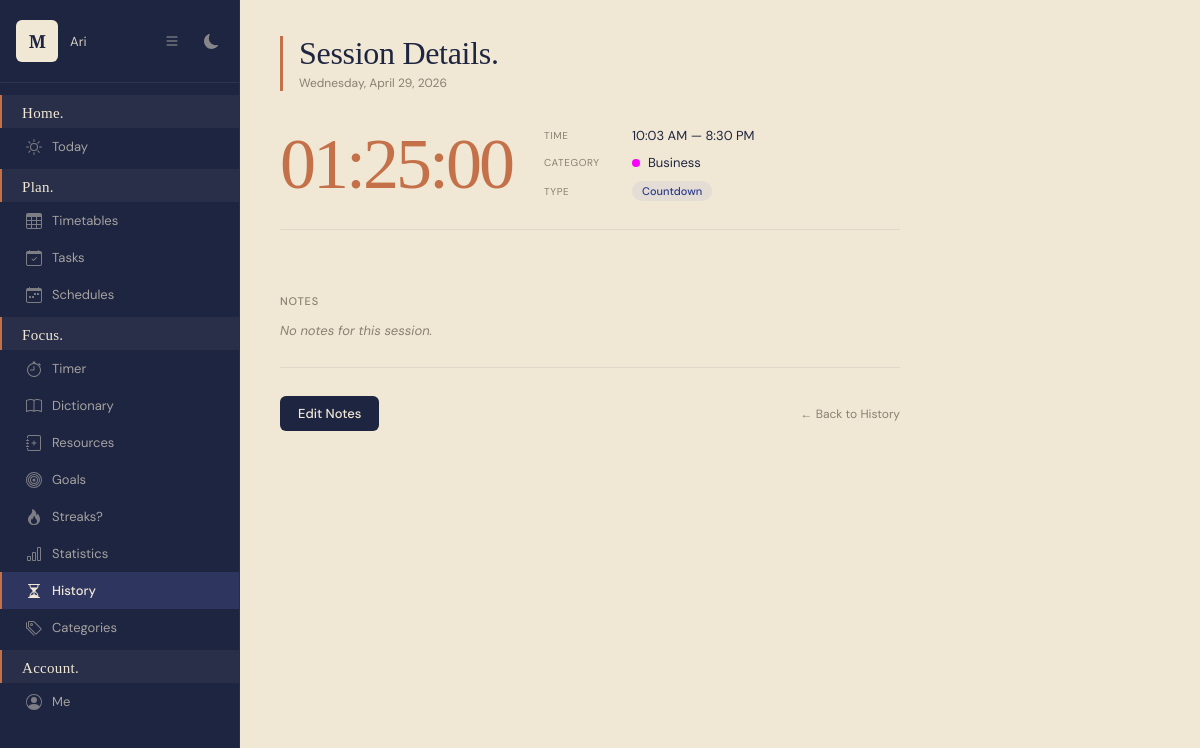
Screenshot of /study/session/60/ (signed in) with the database file from the repository.
### planner/models.py (models this page shows, shortened)
class StudySession(models.Model):
    SESSION_TAG_CHOICES = [
        ('productive', 'Productive'),
        ('struggled', 'Struggled'),
        ('review', 'Review'),
        ('learning', 'Learning New Material'),
        ('distracted', 'Distracted'),
    ]
    user = models.ForeignKey(User, on_delete=models.CASCADE)
    category = models.ForeignKey(StudyCategory, on_delete=models.SET_NULL, null=True, blank=True)
    start_time = models.DateTimeField()
    end_time = models.DateTimeField(null=True, blank=True)
    duration_seconds = models.IntegerField(default=0)
    paused_seconds = models.IntegerField(default=0)  # time spent paused
    is_paused = models.BooleanField(default=False)  # currently paused
    pause_start = models.DateTimeField(null=True, blank=True)  # when pause started
    notes = models.TextField(blank=True, null=True)
    session_tag = models.CharField(max_length=20, choices=SESSION_TAG_CHOICES, blank=True, null=True)  # NEW
    productivity_rating = models.IntegerField(null=True, blank=True)  # 1-5 rating
    is_active = models.BooleanField(default=True)
    is_pomodoro = models.BooleanField(default=False)
    pomodoros_completed = models.IntegerField(default=0)
    created_at = models.DateTimeField(auto_now_add=True)
    is_countdown = models.BooleanField(default=False)
    countdown_target_seconds = models.IntegerField(default=0)
    def get_duration_display(self):
        hours = self.duration_seconds // 3600
        minutes = (self.duration_seconds % 3600) // 60
        seconds = self.duration_seconds % 60
        return f"{hours:02d}:{minutes:02d}:{seconds:02d}"
    class Meta:
        ordering = ['-start_time']

class StudyCategory(models.Model):
    user = models.ForeignKey(User, on_delete=models.CASCADE)
    name = models.CharField(max_length=100)
    color = models.CharField(max_length=7, default='#3498db')
    class Meta:
        verbose_name_plural = "Study Categories"

### planner/views/study_views.py (the view)
# urls.py: path('study/session/<int:session_id>/', views.view_session, name='view_session'),
@login_required(login_url='planner:login')
def view_session(request, session_id):
    session = get_object_or_404(StudySession, id=session_id, user=request.user)
    return render(request, 'study/session_detail.html', {'session': session})

### planner/templates/study/session_detail.html (shortened to what this page needs)
{% extends 'base.html' %}
{% block nav_history %}active{% endblock %}
{% block content %}
<div class="session-page">
    <div class="session-header">
        <div>
            <h1 class="session-title">Session Details.</h1>
            <p class="session-subtitle">{{ session.start_time|date:"l, F d, Y" }}</p>
        </div>
    </div>
    <div class="session-hero">
        <span class="session-duration">{{ session.get_duration_display }}</span>
        <div class="session-hero-meta">
            <div class="session-meta-row">
                <span class="session-meta-label">Time</span>
                {{ session.start_time|date:"g:i A" }}
                {% if session.end_time %}
                    — {{ session.end_time|date:"g:i A" }}
                {% endif %}
            </div>
            <div class="session-meta-row">
                <span class="session-meta-label">Category</span>
                {% if session.category %}
                    <span class="session-cat-dot" style="background: {{ session.category.color }};"></span>
                    {{ session.category.name }}
                {% else %}
                    <span style="color: var(--text-muted);">No Category</span>
                {% endif %}
            </div>
            <div class="session-meta-row">
                <span class="session-meta-label">Type</span>
                {% if session.is_pomodoro %}
                    <span class="badge badge-progress">Pomodoro</span>
                {% elif session.is_countdown %}
                    <span class="badge" style="background:rgba(107,127,212,0.1);color:#2e3a8a;">Countdown</span>
                {% else %}
                    <span class="badge badge-pending">Regular</span>
                {% endif %}
            </div>
        </div>
    </div>
    <span class="session-notes-label">Notes</span>
    {% if session.notes %}
        <div class="session-notes-text">{{ session.notes|linebreaks }}</div>
    {% else %}
        <p class="session-notes-empty">No notes for this session.</p>
    {% endif %}
    <div class="session-actions">
        <a href="{% url 'planner:edit_session_notes' session.id %}" class="btn btn-primary">Edit Notes</a>
        <a href="{% url 'planner:study_history' %}" class="session-back">← Back to History</a>
    </div>
</div>
{% endblock %}

### planner/templates/base.html (shortened to what this page needs)
<!DOCTYPE html>
<html lang="en">
<head>
    <link rel="stylesheet" href="https://cdn.jsdelivr.net/npm/flatpickr/dist/flatpickr.min.css">
</head>
<body>
{% if user.is_authenticated %}
<aside>
    <div class="sidebar-top">
        <div class="logo-box">M</div>
        <span class="sidebar-username">{{ user.username }}</span>
        <button class="sidebar-toggle" id="sidebarToggle" title="Toggle sidebar">
            <svg xmlns="http://www.w3.org/2000/svg" width="16" height="16" fill="currentColor" viewBox="0 0 16 16">
                <path fill-rule="evenodd" d="M2.5 12a.5.5 0 0 1 .5-.5h10a.5.5 0 0 1 0 1H3a.5.5 0 0 1-.5-.5m0-4a.5.5 0 0 1 .5-.5h10a.5.5 0 0 1 0 1H3a.5.5 0 0 1-.5-.5m0-4a.5.5 0 0 1 .5-.5h10a.5.5 0 0 1 0 1H3a.5.5 0 0 1-.5-.5"/>
            </svg>
        </button>
        <button class="theme-toggle" id="themeToggle" title="Toggle dark mode">
        </button>
    </div>
    <nav>
        <div class="nav-section">
            <span class="nav-section-label">Home.</span>
            <a href="{% url 'planner:home' %}" class="nav-link {% block nav_today %}{% endblock %}" data-tooltip="Today">
                <span>Today</span>
            </a>
        </div>
        <div class="nav-section">
            <span class="nav-section-label">Plan.</span>
            <a href="{% url 'planner:timetable_home' %}" class="nav-link {% block nav_timetable %}{% endblock %}" data-tooltip="Today">
                <span>Timetables</span>
            </a>
            <a href="{% url 'planner:tasks_home' %}" class="nav-link {% block nav_tasks %}{% endblock %}" data-tooltip="Today">
                <span>Tasks</span>
            </a>
            <a href="{% url 'planner:schedule_home' %}" class="nav-link {% block nav_schedule %}{% endblock %}" data-tooltip="Schedule">
                <span>Schedules</span>
            </a>
        </div>
        <div class="nav-section">
            <span class="nav-section-label">Focus.</span>
            <a href="{% url 'planner:study_timer' %}" class="nav-link {% block nav_timer %}{% endblock %}" data-tooltip="Today">
                <span>Timer</span>
            </a>
            <a href="{% url 'planner:dictionary' %}" class="nav-link {% block nav_dictionary %}{% endblock %}" data-tooltip="Today">
                <span>Dictionary</span>
            </a>
            <a href="{% url 'planner:study_resources' %}" class="nav-link {% block nav_resources %}{% endblock %}" data-tooltip="Today">
                <span>Resources</span>
            </a>
            <a href="{% url 'planner:study_goals' %}" class="nav-link {% block nav_goals %}{% endblock %}" data-tooltip="Today">
                <span>Goals</span>
            </a>
            <a href="{% url 'planner:study_streaks' %}" class="nav-link {% block nav_streaks %}{% endblock %}" data-tooltip="Today">
                <span>Streaks?</span>
            </a>
            <a href="{% url 'planner:study_statistics' %}" class="nav-link {% block nav_statistics %}{% endblock %}" data-tooltip="Today">
                <span>Statistics</span>
            </a>
            <a href="{% url 'planner:study_history' %}" class="nav-link {% block nav_history %}{% endblock %}" data-tooltip="Today">
                <span>History</span>
            </a>
            <a href="{% url 'planner:manage_categories' %}" class="nav-link {% block nav_categories %}{% endblock %}" data-tooltip="Today">
                <span>Categories</span>
            </a>
        </div>
        <div class="nav-section">
            <span class="nav-section-label">Account.</span>
            <a href="{% url 'planner:my_account' %}" class="nav-link {% block nav_account %}{% endblock %}" data-tooltip="Today">
                <svg xmlns="http://www.w3.org/2000/svg" width="14" height="14" fill="currentColor" viewBox="0 0 16 16">
                    <path d="M11 6a3 3 0 1 1-6 0 3 3 0 0 1 6 0"/>
                    <path fill-rule="evenodd" d="M0 8a8 8 0 1 1 16 0A8 8 0 0 1 0 8m8-7a7 7 0 0 0-5.468 11.37C3.242 11.226 4.805 10 8 10s4.757 1.225 5.468 2.37A7 7 0 0 0 8 1"/>
                </svg>
                <span>Me</span>
            </a>
        </div>
    </nav>
</aside>
<main>
{% else %}
<main style="margin-left: 0;">
{% endif %}
    {% block content %}{% endblock %}
</main>
</body>
</html>

### rows the page displays
StudySession: start_time "Wednesday, April 29, 2026", duration "01:25:00", start_time "10:03 AM", end_time "8:30 PM", category.name "Business"

### other values shown
{{ user.username }} "Ari"
